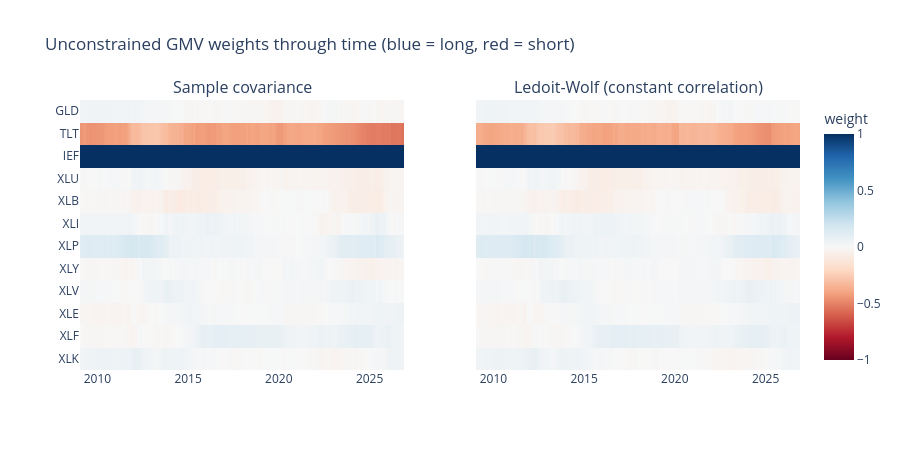

The notebook cell saved with this chart:
### Markdown cell above
### 2.2b — Instability Demonstration (Composition Maps)

### Code cell
# 2.2b — Instability demonstration: GMV weights over time + window-length sensitivity
from plotly.subplots import make_subplots

# (a) Composition through time: sample vs LW constant-correlation (3-year window, from 2.2)
fig = make_subplots(rows=1, cols=2, shared_yaxes=True,
                    subplot_titles=["Sample covariance", "Ledoit-Wolf (constant correlation)"])
for j, name in enumerate(["sample", "lw_constcorr"], start=1):
    W = W_GMV[name]
    fig.add_trace(go.Heatmap(z=W.T.values, x=W.index, y=ASSETS, zmid=0, zmin=-1, zmax=1,
                             colorscale="RdBu", showscale=(j == 2),
                             colorbar=dict(title="weight")), row=1, col=j)
fig.update_layout(title="Unconstrained GMV weights through time (blue = long, red = short)", height=450)
fig.show()

# (b) Where does shrinkage matter? Same exercise with shorter estimation windows
def rolling_gmv_test(window, estimator):
    rows_w, rets = {}, []
    dates = [t for t in est_dates if X_all.index.get_loc(t) >= window - 1]
    for i, t in enumerate(dates):
        X = X_all.loc[:t].iloc[-window:]
        C = X.cov().values * 252 if estimator == "sample" else ledoit_wolf_constant_corr(X)[0].values
        w = pd.Series(gmv(C), ASSETS)
        rows_w[t] = w
        if i + 1 < len(dates):
            rets.append(X_all.loc[t:dates[i + 1]].iloc[1:] @ w)
    W = pd.DataFrame(rows_w).T
    r = pd.concat(rets)
    return {"OOS vol": r.std() * np.sqrt(252),
            "turnover": W.diff().abs().sum(axis=1).iloc[1:].mean(),
            "gross exposure": W.abs().sum(axis=1).mean(),
            "max |weight|": W.abs().max(axis=1).mean()}

WINDOWS = {"6 months": 126, "1 year": 252, "3 years": WINDOW_DAYS}
sens = pd.DataFrame({(lbl, est): rolling_gmv_test(win, est)
                     for lbl, win in WINDOWS.items() for est in ["sample", "lw_constcorr"]}).T
sens.index.names = ["window", "estimator"]
display(sens.style.format({"OOS vol": "{:.2%}", "turnover": "{:.0%}",
                           "gross exposure": "{:.2f}", "max |weight|": "{:.2f}"}))

gain = (sens.xs("sample", level=1) - sens.xs("lw_constcorr", level=1))
print("Reduction obtained with Ledoit-Wolf (sample − LW):")
print(gain.apply(lambda c: c.map("{:+.3f}".format)).to_string())

sens.to_csv(RESULTS / "2_2b_window_sensitivity.csv")

### Figure 1 — Plotly figure (JSON) as saved in the notebook; plotly's stock layout.template omitted (floating-point values rounded to 4 significant figures; data arrays with more than 128 entries replaced by an {"elided": "..."} marker saying what was removed)
{"data": [{"colorbar": {"title": {"text": "weight"}}, "colorscale": [[0, "rgb(103,0,31)"], [0.1, "rgb(178,24,43)"], [0.2, "rgb(214,96,77)"], [0.3, "rgb(244,165,130)"], [0.4, "rgb(253,219,199)"], [0.5, "rgb(247,247,247)"], [0.6, "rgb(209,229,240)"], [0.7, "rgb(146,197,222)"], [0.8, "rgb(67,147,195)"], [0.9, "rgb(33,102,172)"], [1, "rgb(5,48,97)"]], "showscale": false, "type": "heatmap", "x": {"elided": "215 str values"}, "xaxis": "x", "y": ["XLK", "XLF", "XLE", "XLV", "XLY", "XLP", "XLI", "XLB", "XLU", "IEF", "TLT", "GLD"], "yaxis": "y", "z": {"elided": "12x215 float values"}, "zmax": 1, "zmid": 0, "zmin": -1}, {"colorbar": {"title": {"text": "weight"}}, "colorscale": [[0, "rgb(103,0,31)"], [0.1, "rgb(178,24,43)"], [0.2, "rgb(214,96,77)"], [0.3, "rgb(244,165,130)"], [0.4, "rgb(253,219,199)"], [0.5, "rgb(247,247,247)"], [0.6, "rgb(209,229,240)"], [0.7, "rgb(146,197,222)"], [0.8, "rgb(67,147,195)"], [0.9, "rgb(33,102,172)"], [1, "rgb(5,48,97)"]], "showscale": true, "type": "heatmap", "x": {"elided": "215 str values"}, "xaxis": "x2", "y": ["XLK", "XLF", "XLE", "XLV", "XLY", "XLP", "XLI", "XLB", "XLU", "IEF", "TLT", "GLD"], "yaxis": "y2", "z": {"elided": "12x215 float values"}, "zmax": 1, "zmid": 0, "zmin": -1}], "layout": {"annotations": [{"font": {"size": 16}, "showarrow": false, "text": "Sample covariance", "x": 0.225, "xanchor": "center", "xref": "paper", "y": 1, "yanchor": "bottom", "yref": "paper"}, {"font": {"size": 16}, "showarrow": false, "text": "Ledoit-Wolf (constant correlation)", "x": 0.775, "xanchor": "center", "xref": "paper", "y": 1, "yanchor": "bottom", "yref": "paper"}], "height": 450, "title": {"text": "Unconstrained GMV weights through time (blue = long, red = short)"}, "xaxis": {"anchor": "y", "domain": [0, 0.45]}, "xaxis2": {"anchor": "y2", "domain": [0.55, 1]}, "yaxis": {"anchor": "x", "domain": [0, 1]}, "yaxis2": {"anchor": "x2", "domain": [0, 1], "matches": "y", "showticklabels": false}}}
